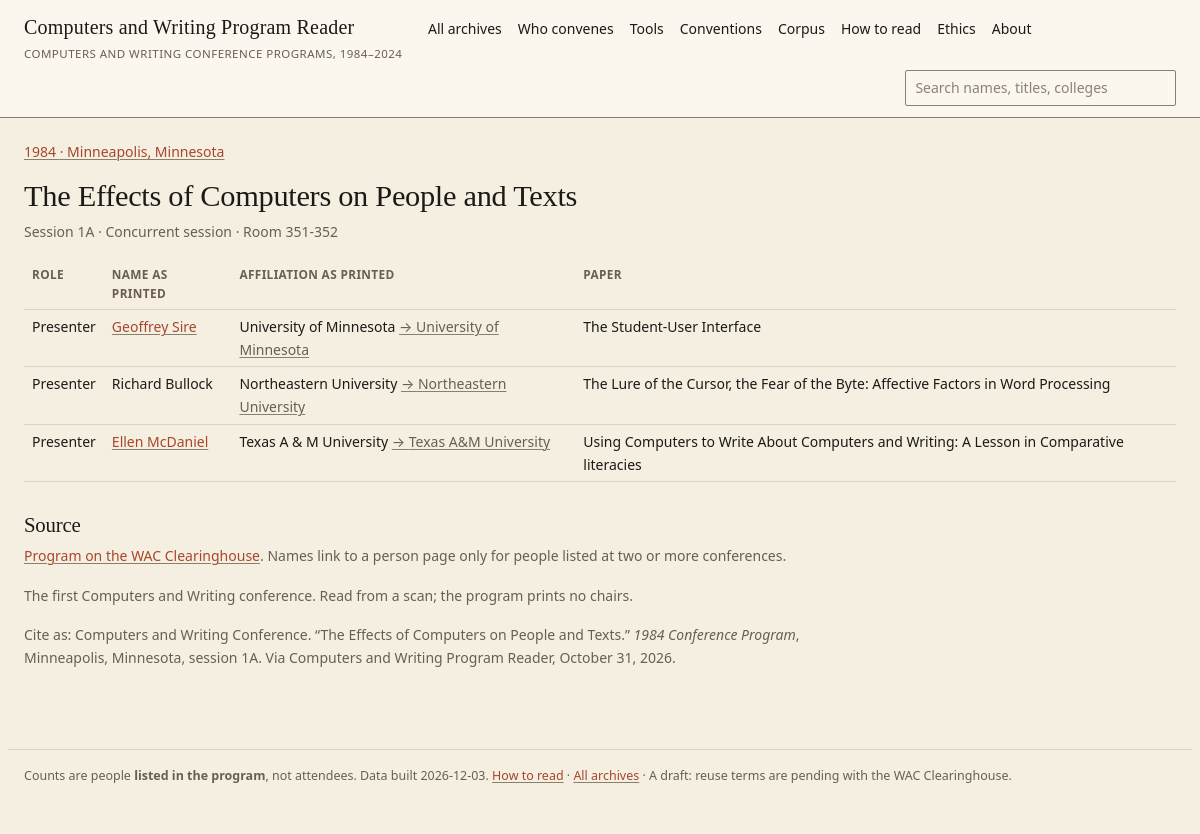
The app's page /session/cw:1984:1A with its own data.
### tables this page shows
CREATE TABLE conventions (year INTEGER PRIMARY KEY, city TEXT, venue TEXT, theme TEXT, chair TEXT, status TEXT, dates TEXT, site TEXT);

CREATE TABLE appearances (id INTEGER PRIMARY KEY, year INTEGER, session_id TEXT, ord INTEGER, role TEXT, role_group TEXT, name_as_printed TEXT,
        affiliation_as_printed TEXT, paper_title TEXT, person_id TEXT, institution_id TEXT, source_document_id TEXT);

CREATE TABLE institutions (id TEXT PRIMARY KEY, name TEXT, ror_id TEXT, country TEXT, kind TEXT, lat REAL, lon REAL);

### cw/app.py (the view)
@app.route("/session/<path:sid>")
def session(sid):
    s = q1("SELECT * FROM sessions WHERE id = ?", sid)
    if not s:
        abort(404)
    people = q("""SELECT a.*, i.name AS inst_name, i.country, ps.eligible FROM appearances a
                  LEFT JOIN institutions i ON i.id = a.institution_id LEFT JOIN person_summary ps ON ps.person_id = a.person_id
                  WHERE a.session_id = ? ORDER BY a.ord""", sid)
    doc = q1("SELECT * FROM source_documents WHERE id = ?", s["source_document_id"])
    conv = q1("SELECT * FROM conventions WHERE year = ?", s["year"])
    return render_template("session.html", s=s, people=people, doc=doc, conv=conv, note=YEAR_NOTES.get(s["year"]),
                           today=date.today().strftime("%B %d, %Y"))

### cw/app.py (called while the page is built)
def db():
    if "db" not in g:
        g.db = sqlite3.connect(f"file:{DB}?mode=ro&immutable=1", uri=True)
        g.db.row_factory = sqlite3.Row
    return g.db

def q(sql, *args):
    return db().execute(sql, args).fetchall()

def q1(sql, *args):
    return db().execute(sql, args).fetchone()

def build_date():
    return date.fromtimestamp(os.path.getmtime(DB)).isoformat() if os.path.exists(DB) else ""

@app.after_request
def headers(r):
    r.headers["X-Robots-Tag"] = "noindex, nofollow"
    return r

@app.context_processor
def inject():
    return {"build_date": build_date(), "repo_url": REPO_URL, "data_url": DATA_URL, "P": request.script_root, "ROOT": (request.script_root.rsplit("/", 1)[0] or "") + "/", "corpus": "cw"}

### cw/templates/session.html (shortened to what this page needs)
{% extends "base.html" %}{% block title %}{{ s.title or s.code }} · Computers and Writing Program Reader{% endblock %}
{% block main %}
<p class="small"><a href="{{ P }}/year/{{ s.year }}">{{ s.year }}{% if conv %} · {{ conv.city }}{% endif %}</a></p>
<h1>{{ s.title or '(no title)' }}</h1>
<p class="meta">{% if s.code %}Session {{ s.code }}{% endif %}{% if s.session_type %} · {{ s.session_type }}{% endif %}{% if s.room %} · {{ s.room }}{% endif %}</p>
{% if people %}<div class="tbl"><table><thead><tr><th>Role</th><th>Name as printed</th><th>Affiliation as printed</th><th>Paper</th></tr></thead><tbody>
{% for p in people %}<tr><td>{{ p.role or '' }}</td>
<td>{% if p.eligible %}<a href="{{ P }}/person/{{ p.person_id }}">{{ p.name_as_printed }}</a>{% else %}{{ p.name_as_printed }}{% endif %}</td>
<td>{{ p.affiliation_as_printed or '' }}{% if p.institution_id %} <a class="small" href="{{ P }}/institution/{{ p.institution_id }}">→ {{ p.inst_name }}</a>{% endif %}</td>
<td>{{ p.paper_title or '' }}</td></tr>{% endfor %}</tbody></table></div>
{% else %}<p>This session has a title in the program but no listed people in the corpus.</p>{% endif %}
<h2>Source</h2>
<p class="small">{% if doc and doc.public_url %}<a href="{{ doc.public_url }}">Program on the WAC Clearinghouse</a>{% elif doc %}Source: {{ doc.url }}{% endif %}. Names link to a person page only for people listed at two or more conferences.</p>{% if note %}<p class="small">{{ note }}</p>{% endif %}
<p class="small">Cite as: Computers and Writing Conference. “{{ s.title }}.” <i>{{ s.year }} Conference Program</i>{% if conv and conv.city %}, {{ conv.city }}{% endif %}{% if s.code %}, session {{ s.code }}{% endif %}. Via Computers and Writing Program Reader, {{ today }}.</p>
{% endblock %}

### cw/static/tokens.css (style rules this page uses)
:root { --papyrus: #F5EFE1; --papyrus-deep: #EDE4D2; --paper: #FBF7EE; --gloss: #1C1A17; --gloss-soft: #33302A; --dilute: #6A5F4E; --dilute-light: #8C8271; --terracotta: #A8462C; --terracotta-lift: #C2593B; --terracotta-wash: #EFDDD4; --added-white: #FFFDF8; --faience: #4A6670; --faience-wash: #DFE7E9; --rule: #DDD3BF; --rule-strong: #8A7F68; --good-bg: #E7E0CE; --good-fg: #5C4A22; --warn-bg: #F0E2D2; --warn-fg: #7A4A24; --err-bg: #EFDDD4; --err-fg: #8E3A22; --neutral-bg:#E4E7E4; --neutral-fg:#4A5550; --f-display: 'GFS Didot', 'EB Garamond', Georgia, 'Times New Roman', serif; --f-quote: 'EB Garamond', Georgia, 'Times New Roman', serif; --f-body: 'Literata', Georgia, 'Times New Roman', serif; --f-ui: 'Atkinson Hyperlegible', system-ui, -apple-system, 'Segoe UI', sans-serif; --f-mono: ui-monospace, 'SF Mono', 'JetBrains Mono', Consolas, monospace; --text-xs: 0.75rem; --text-sm: 0.875rem; --text-base: 1rem; --text-lg: 1.125rem; --text-xl: 1.5rem; --text-2xl: 2rem; --text-3xl: 2.75rem; --text-4xl: 3.75rem; --leading-tight: 1.08; --leading-snug: 1.35; --leading-base: 1.65; --measure: 62ch; --space-1: 0.25rem; --space-2: 0.5rem; --space-3: 0.75rem; --space-4: 1rem; --space-5: 1.25rem; --space-6: 1.5rem; --space-8: 2rem; --space-10: 2.5rem; --space-12: 3rem; --space-16: 4rem; --space-20: 5rem; --space-24: 6rem; --radius-sm: 2px; --shadow-sm: 0 1px 2px rgba(28, 26, 23, 0.05); --t-fast: 0.12s ease; --t-base: 0.2s ease; }
*, *::before, *::after { box-sizing: border-box; }
html, body { margin: 0; padding: 0; background-color: var(--papyrus); background-image: var(--grain); color: var(--gloss); font-family: var(--f-body); font-size: var(--text-base); line-height: var(--leading-base); -webkit-font-smoothing: antialiased; -moz-osx-font-smoothing: grayscale; text-rendering: optimizeLegibility; }
h1, h2 { font-family: var(--f-display); font-weight: 400; line-height: var(--leading-tight); letter-spacing: -0.01em; margin: 0 0 var(--space-4); color: var(--gloss); text-wrap: balance; }
h1 { font-size: var(--text-3xl); }
h2 { font-size: var(--text-2xl); }
p { margin: 0 0 var(--space-4); }
a { color: var(--terracotta); text-decoration: underline; text-decoration-color: var(--rule-strong); text-decoration-thickness: 1px; text-underline-offset: 0.18em; transition: color var(--t-fast), text-decoration-color var(--t-fast); }
::placeholder { color: var(--dilute-light); opacity: 1; }

### cw/static/reader.css (style rules this page uses)
* { box-sizing: border-box; }
body { margin: 0; background: var(--papyrus); color: var(--gloss); font-family: var(--f-body); font-size: var(--text-base); line-height: var(--leading-base); }
a { color: var(--terracotta); text-underline-offset: 2px; }
h1, h2, h3 { font-family: var(--f-display); font-weight: 400; line-height: var(--leading-tight); }
h1 { font-size: 1.9rem; margin: .2rem 0 .5rem; }
h2 { font-size: 1.3rem; margin: 2rem 0 .5rem; }
p, li { max-width: 52rem; }
.small, .meta { font-family: var(--f-ui); font-size: var(--text-sm); color: var(--dilute); }
table { border-collapse: collapse; width: 100%; font-size: var(--text-sm); font-family: var(--f-ui); }
th, td { text-align: left; vertical-align: top; padding: .32rem .5rem; border-bottom: 1px solid var(--rule); }
th { font-weight: 600; color: var(--dilute); font-size: .74rem; text-transform: uppercase; letter-spacing: .03em; position: sticky; top: 0; background: var(--papyrus); }
.tbl { overflow-x: auto; }
.tbl { max-width: 100%; }

### records on screen
conventions: city "Minneapolis, Minnesota"
appearances: role "Presenter", name_as_printed "Geoffrey Sire", affiliation_as_printed "University of Minnesota", inst_name "University of Minnesota", paper_title "The Student-User Interface"
appearances: role "Presenter", name_as_printed "Richard Bullock", affiliation_as_printed "Northeastern University", inst_name "Northeastern University", paper_title "The Lure of the Cursor, the Fear of the Byte: Affective Factors in Word Processing"
appearances: role "Presenter", name_as_printed "Ellen McDaniel", affiliation_as_printed "Texas A & M University", inst_name "Texas A&M University", paper_title "Using Computers to Write About Computers and Writing: A Lesson in Comparative literacies"

### other values on screen
{{ s.year }} "1984"
{{ s.title or '(no title)' }} "The Effects of Computers on People and Texts"
{{ s.code }} "1A"
{{ s.session_type }} "Concurrent session"
{{ s.room }} "Room 351-352"
{{ note }} "The first Computers and Writing conference. Read from a scan; the program prints no chairs."
{{ s.title }} "The Effects of Computers on People and Texts"
{{ build_date }} "2026-12-03"
